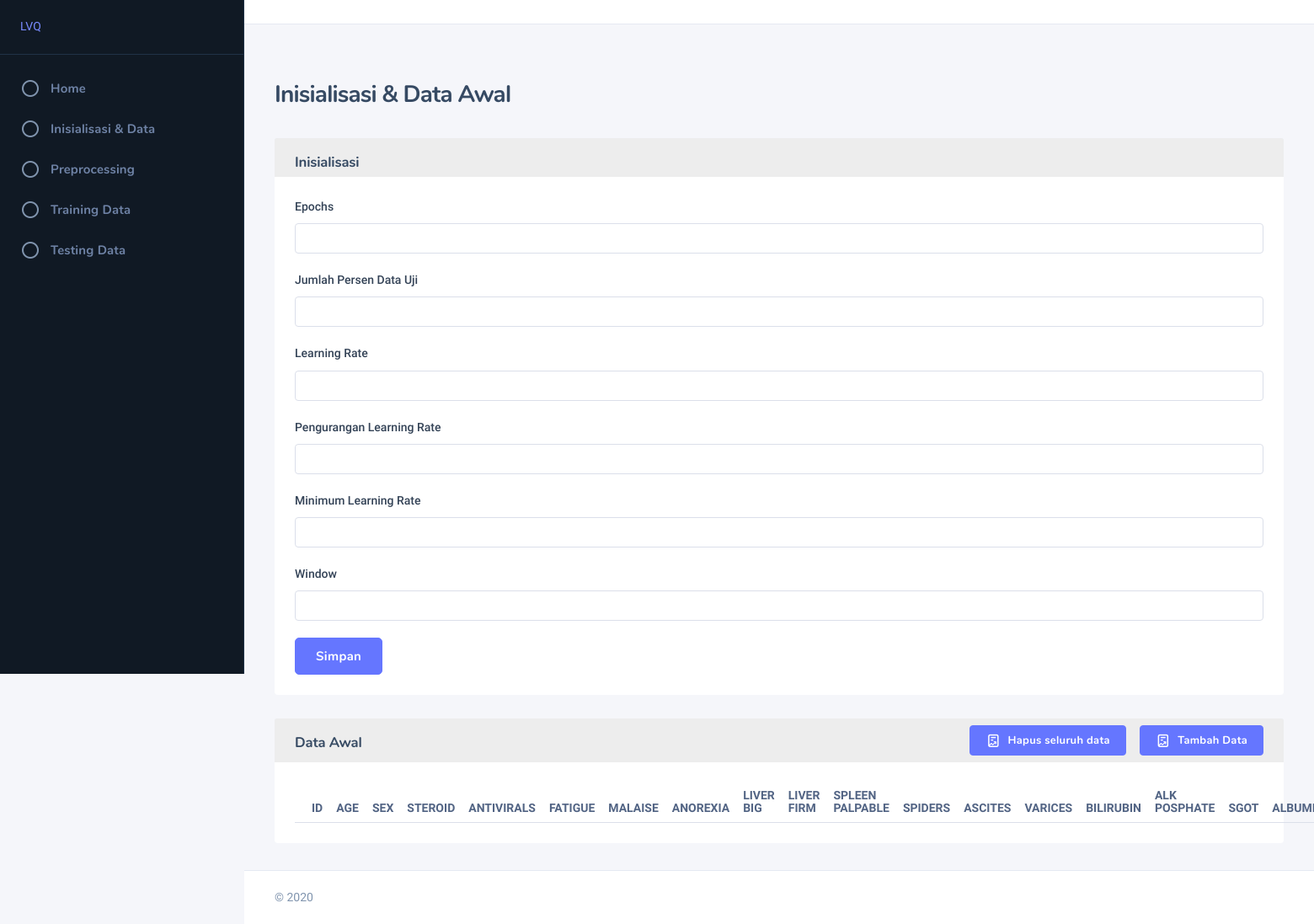
The app's page /lvq/inisialisasi_data_awal, older data.
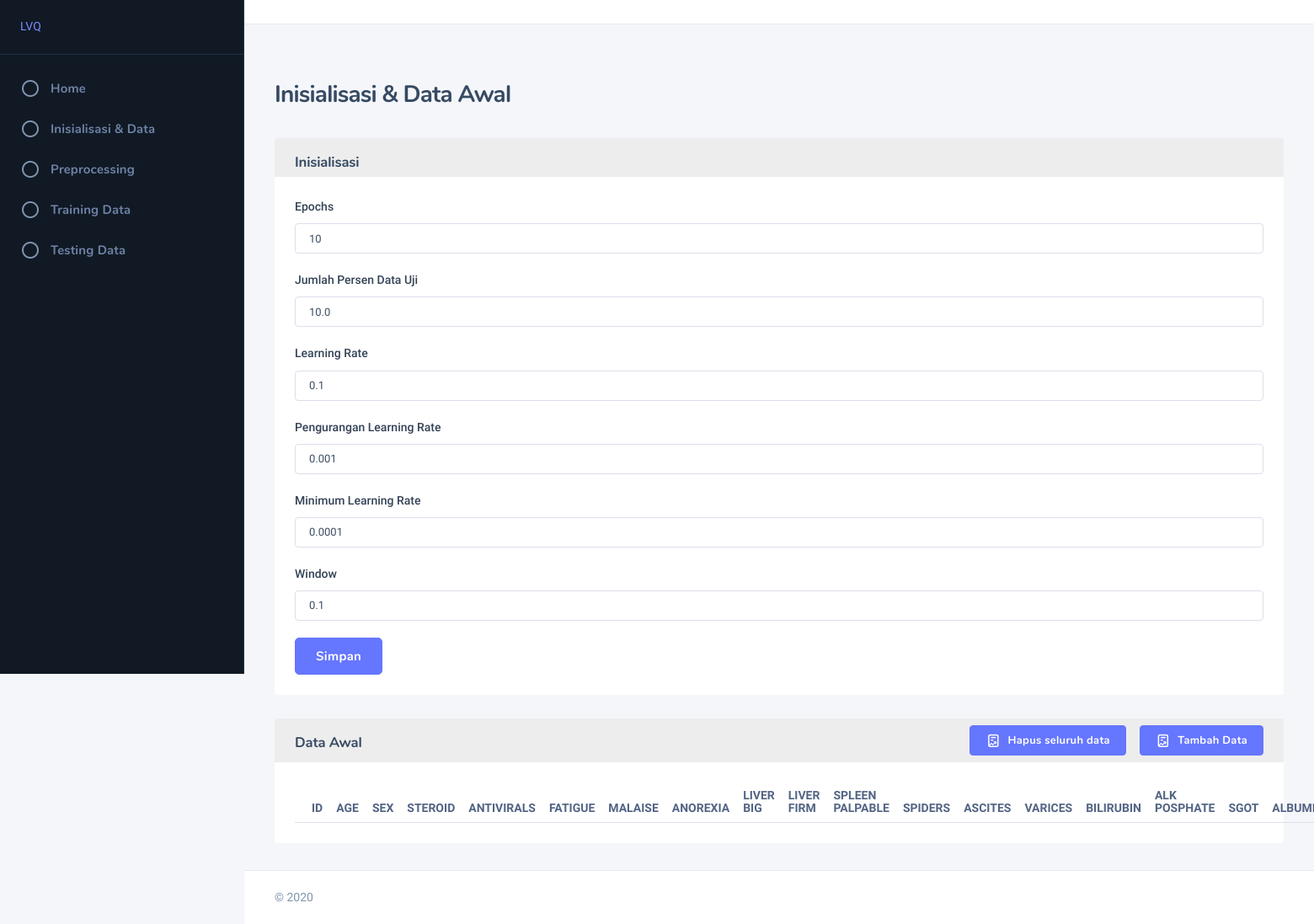
The same page, newer data.
### lvq/models.py (models this page shows)
class Inisialisasi(models.Model):
	epochs = models.IntegerField(null=True, blank=True)
	persen_uji = models.FloatField(null=True, blank=True)
	lr = models.FloatField(null=True, blank=True)
	pengurangan_lr = models.FloatField(null=True, blank=True)
	minimum_lr = models.FloatField(null=True, blank=True)
	window = models.FloatField(null=True, blank=True)

### lvq/views.py (the view)
# urls.py: path('inisialisasi_data_awal', views.inisialisasi_data_awal, name='lvq/inisialisasi_data_awal'),
def inisialisasi_data_awal(request):
    parameters = Inisialisasi.objects.first()
    if parameters == None:
        parameters = {}
        parameters['epochs'] = ''
        parameters['persen_uji'] = ''
        parameters['lr'] = ''
        parameters['pengurangan_lr'] = ''
        parameters['minimum_lr'] = ''
        parameters['window'] = ''
    context = {
        'parameters': parameters
    }
    return render(request, 'backend/lvq/data_awal.html', context)

### templates/backend/lvq/data_awal.html (shortened to what this page needs)
{% extends "backend/base.html" %}
{% load static %}
{% block content %}
<div class="nk-block-head nk-block-head-sm">
	<div class="nk-block-between">
		<div class="nk-block-head-content">
			<h3 class="nk-block-title page-title">Inisialisasi & Data Awal</h3>
		</div>
	</div>
</div>
<div class="nk-block">
	<div class="card card-primary">
		<div class="card-header">
			<div class="card-title-group align-start">
				<div class="card-title mt-2">
					<h6 class="title">Inisialisasi</h6>
				</div>
			</div>
		</div>
		<div class="card-inner">
			<form id="form-parameter" onsubmit="return false;">
				<div class="form-group">
					<label class="form-label" for="full-name">Epochs</label>
					<div class="form-control-wrap">
						<input type="number" class="form-control" id="input-epochs" required="" value="{{ parameters.epochs }}" name="input-epochs">
					</div>
				</div>
				<div class="form-group">
					<label class="form-label" for="full-name">Jumlah Persen Data Uji</label>
					<div class="form-control-wrap">
						<input type="number" class="form-control" id="input-persen_uji" required="" value="{{ parameters.persen_uji }}" name="input-persen_uji">
					</div>
				</div>
				<div class="form-group">
					<label class="form-label" for="full-name">Learning Rate</label>
					<div class="form-control-wrap">
						<input type="decimal" class="form-control" required="" value="{{ parameters.lr }}" id="input-lr" name="input-lr">
					</div>
				</div>
				<div class="form-group">
					<label class="form-label" for="full-name">Pengurangan Learning Rate</label>
					<div class="form-control-wrap">
						<input type="decimal" class="form-control" required="" value="{{ parameters.pengurangan_lr }}" id="input-pengurangan_lr" name="input-pengurangan_lr">
					</div>
				</div>
				<div class="form-group">
					<label class="form-label" for="full-name">Minimum Learning Rate</label>
					<div class="form-control-wrap">
						<input type="decimal" class="form-control" required="" value="{{ parameters.minimum_lr }}" id="input-minimum_lr" name="input-minimum_lr">
					</div>
				</div>
				<div class="form-group">
					<label class="form-label" for="full-name">Window</label>
					<div class="form-control-wrap">
						<input type="decimal" class="form-control" required="" value="{{ parameters.window }}" id="input-window" name="input-window">
					</div>
				</div>
				<div class="form-group">
					<button type="submit" class="btn btn-lg btn-primary" id="btn-simpan-inisialisasi">Simpan</button>
				</div>
			</form>
		</div>
	</div>
	<div class="card card-primary">
		<div class="card-header">
			<div class="card-title-group align-start">
				<div class="card-title mt-2">
					<h6 class="title">Data Awal</h6>
				</div>
				<div class="card-tools">
					<ul class="nk-block-tools g-3">
						<li class="nk-block-tools-opt"><a href="#" id="btn-hapus-data-master" class="btn btn-primary"><em class="icon ni ni-reports"></em><span>Hapus seluruh data</span></a></li>
						<li class="nk-block-tools-opt"><a href="{% url 'lvq/tambah_data_awal' %}" class="btn btn-primary"><em class="icon ni ni-reports"></em><span>Tambah Data</span></a></li>
					</ul>
				</div>
			</div>
		</div>
		<div class="card-inner">
			<table class="nowrap table" id="table-master" >
				<thead>
					<tr>
						<th>ID</th>
						<th>AGE</th>
						<th>SEX</th>
						<th>STEROID</th>
						<th>ANTIVIRALS</th>
						<th>FATIGUE</th>
						<th>MALAISE</th>
						<th>ANOREXIA</th>
						<th>LIVER BIG</th>
						<th>LIVER FIRM</th>
						<th>SPLEEN PALPABLE</th>
						<th>SPIDERS</th>
						<th>ASCITES</th>
						<th>VARICES</th>
						<th>BILIRUBIN</th>
						<th>ALK POSPHATE</th>
						<th>SGOT</th>
						<th>ALBUMIN</th>
					</tr>
				</thead>
			</table>
		</div>
	</div>
</div>
{% endblock content %}

### templates/backend/base.html (shortened to what this page needs)
{% load static %}
<!DOCTYPE html>
<html lang="zxx" class="js">
<head>
	<link rel="stylesheet" type="text/css" href="{% static 'plugins/spinjs/spin.css' %}">
	<link rel="stylesheet" href="{% static 'dash/./assets/css/dashlite.css' %}">
	<link id="skin-default" rel="stylesheet" href="{% static 'dash/./assets/css/theme.css' %}">
</head>
<body class="nk-body bg-lighter npc-general has-sidebar ">
	<div class="nk-app-root">
		<div class="nk-main ">
			<div class="nk-sidebar nk-sidebar-fixed is-dark " data-content="sidebarMenu">
				<div class="nk-sidebar-element nk-sidebar-head">
					<div class="nk-sidebar-brand">
						<a href="{% url 'index' %}" class="logo-link nk-sidebar-logo">
							LVQ
						</a>
					</div>
				</div>
				<div class="nk-sidebar-element">
					<div class="nk-sidebar-content">
						<div class="nk-sidebar-menu" data-simplebar>
							<ul class="nk-menu">
								<li class="nk-menu-item">
									<a href="{% static 'dash/html/index.html' %}" class="nk-menu-link">
										<span class="nk-menu-icon"><em class="icon ni ni-circle"></em></span>
										<span class="nk-menu-text">Home</span>
									</a>
								</li>
								<li class="nk-menu-item">
									<a href="{% url 'lvq/inisialisasi_data_awal' %}" class="nk-menu-link">
										<span class="nk-menu-icon"><em class="icon ni ni-circle"></em></span>
										<span class="nk-menu-text">Inisialisasi & Data</span>
									</a>
								</li>
								<li class="nk-menu-item">
									<a href="{% url 'lvq/preprocessing' %}" class="nk-menu-link">
										<span class="nk-menu-icon"><em class="icon ni ni-circle"></em></span>
										<span class="nk-menu-text">Preprocessing</span>
									</a>
								</li>
								<li class="nk-menu-item">
									<a href="{% url 'lvq/training_data' %}" class="nk-menu-link">
										<span class="nk-menu-icon"><em class="icon ni ni-circle"></em></span>
										<span class="nk-menu-text">Training Data</span>
									</a>
								</li>
								<li class="nk-menu-item">
									<a href="{% url 'lvq/testing_data' %}" class="nk-menu-link">
										<span class="nk-menu-icon"><em class="icon ni ni-circle"></em></span>
										<span class="nk-menu-text">Testing Data</span>
									</a>
								</li>
							</ul>
						</div>
					</div>
				</div>
			</div>
			<div class="nk-wrap ">
				<div class="nk-header nk-header-fixed is-light">
					<div class="container-fluid">
						<div class="nk-header-wrap">
							<div class="nk-header-tools">
							</div>
						</div>
					</div>
				</div>
				<div class="nk-content ">
					<div class="container-fluid">
						<div class="nk-content-inner">
							<div class="nk-content-body">
								{% block content %}
								{% endblock content %}
							</div>
						</div>
					</div>
				</div>
				<div class="nk-footer">
					<div class="container-fluid">
						<div class="nk-footer-wrap">
							<div class="nk-footer-copyright"> &copy; 2020
							</div>
						</div>
					</div>
				</div>
			</div>
		</div>
	</div>
</body>
</html>

Row changes from the older to the newer data that the page shows:
added Inisialisasi: input-epochs "10", input-persen_uji "10.0", input-lr "0.1", input-pengurangan_lr "0.001", input-minimum_lr "0.0001", input-window "0.1"
